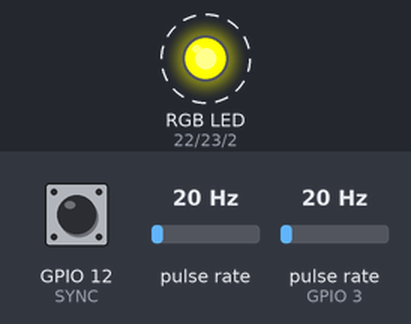
This sketch was run on a simulated ESP32. Shown: an RGB LED mixed from three pins (HIGH = lit). Wiring (inferred from the names in the program): 2 × pulse sensor: data GPIO 0 / data GPIO 3. Dashed ring = blinking. Inputs (shaded band) come from the test bench; at power-on: GPIO 12 (SYNC) HIGH, pulse rate 20 Hz, pulse rate (sensor on GPIO 3) 20 Hz. Nothing arrives over Bluetooth unless stated; a phone connects over Bluetooth LE 3 s after start; what the sketch prints to the serial monitor is not drawn.

Above: at 0.5 s.
Timing chart, 0 to 4.6 s (numbered marks = the images above):
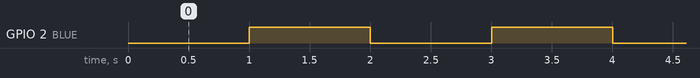

The sketch:

esp32_csc_bike.ino
```cpp
// (licence header left out)
#include <ArduinoBLE.h>
#include "esp_mac.h"// For esp_read_mac

#define FAKE_DATA 1

#define BRAKE_SIZE 502     // 160 * 3.14 = 502.4 ,  700c * 3.14 = 2198
double WHEEL_SIZE = 2100; // Circumference of the wheel, to be defined by the rider

//#define DEVICE_NAME_LONG "Arduino CSC Bike Trainer"
//#define DEVICE_NAME_SHORT "peter-CSC"

unsigned long syncTime;

#ifdef FAKE_DATA
unsigned long fake_duration = 1000;  // 1000ms
int increase = 50;
#endif
/**
 * Cycling Speed and Cadence service, uuid 0x1816 or 00001816-0000-1000-8000-00805F9B34FB
 *
 */
BLEService cyclingSpeedAndCadenceService("1816"); // CSC

// Service characteristics exposed by CSC
BLECharacteristic cscMeasurementCharacteristic("2A5B", BLENotify, 11);                                // CSC Measurement, mandatory, notify
BLECharacteristic cscFeatureCharacteristic("2A5C", BLERead, 2);                                       // CSC Feature, mandatory, read
// BLECharacteristic sensorLocation("2A5D", BLERead, 1);                                              // CSC Sensor Location, conditional, read
// BLECharacteristic scControlPoint("2A55", BLEWrite | BLEIndicate, 30);                              // CSC Control Point, conditional, write & indicate, 30 bytes chosen randomly


// Buffers used to write to the characteristics and initial values
unsigned char cscmBuffer[11] = {0,0,0,0,0,0,0,0,0,0,0};
unsigned char cscfBuffer[2] = {0b00000011, 0};                                                              // Features: 0 (Wheel revolution data), 1 (Crank revolution data)

/**
 * The client device
 */
BLEDevice central;

/**
 * Variables for the handling of writing statuses over BLE
 */
#define RED 22
#define GREEN 23
#define BLUE 2  // for doit evb
int ble_connected = LOW;
const short NOTIFICATION_INTERVAL = 1000;
long previous_notification = 0;

/**
 * Speed and Cadence sensors
 */
#define SPEED   0
#define CADENCE 3
#define SYNC    12

volatile unsigned long speed_counter = 0;               // The incrementing counter of speed pulses from the brake
volatile unsigned long speed_timer = 0;                 // The last speed interrupt time
unsigned long speed_counter_csc =0;                     // The previous amount of speed pulses written to CSC measurement
unsigned long speed_timer_csc = 0;                      // The previous time written to csc
double instantaneous_speed = 0;                         // Global variable to hold the calculated speed

volatile unsigned long cadence_counter = 0;             // The incrementing counter of cranck revolutions
volatile unsigned long cadence_timer = 0;
unsigned long cadence_counter_csc = 0;
unsigned long cadence_timer_csc = 0;
unsigned int instantaneous_cadence = 0;

// General variables
long current_millis;

void writeStatus(int red, int green, int blue) {
#if CONFIG_IDF_TARGET_ESP32S3
  rgbLedWrite(RGB_BUILTIN, red ? RGB_BRIGHTNESS : 0, green ? RGB_BRIGHTNESS : 0, blue ? RGB_BRIGHTNESS : 0);
#else
  analogWrite(RED, red ? 512 : 0);
  analogWrite(GREEN, green ? 512 : 0);
  analogWrite(BLUE, blue ? 512 : 0);
#endif
}

void setup() {
  Serial.begin(115200);

  pinMode(RED, OUTPUT);
  pinMode(GREEN, OUTPUT);
  pinMode(BLUE, OUTPUT);
  writeStatus(1, 1, 0);

  pinMode(SYNC, INPUT_PULLUP);
  attachInterrupt(digitalPinToInterrupt(SYNC), syncSignal, RISING);

  if (!BLE.begin()) { // Error starting the bluetooth module
    while (1) {
      writeStatus(0, 1, 1);
      delay(250);
      writeStatus(1, 1, 1);
      delay(250);
    }
  }

  uint8_t mac[6];
  esp_read_mac(mac, ESP_MAC_BT); // Read the Bluetooth MAC address

  char deviceName[30];
  sprintf(deviceName, "CSC_%02X%02X%02X", mac[3], mac[4], mac[5]);

  BLE.setDeviceName(deviceName);
  BLE.setLocalName(deviceName);   // for advertising
  BLE.setAdvertisedService(cyclingSpeedAndCadenceService);
  cyclingSpeedAndCadenceService.addCharacteristic(cscMeasurementCharacteristic);
  cyclingSpeedAndCadenceService.addCharacteristic(cscFeatureCharacteristic);
  BLE.addService(cyclingSpeedAndCadenceService);

  // Write values to the characteristics that can be read
  cscFeatureCharacteristic.writeValue(cscfBuffer, 2);

  // start advertising
  BLE.advertise();
  BLE.setEventHandler(BLEConnected, blePeripheralConnectHandler);
  BLE.setEventHandler(BLEDisconnected, blePeripheralDisconnectHandler);

  Serial.println("BLE init ok");

  // Speed and Cadence handling
  pinMode(SPEED, INPUT_PULLUP);
  pinMode(CADENCE, INPUT_PULLUP);
  attachInterrupt(digitalPinToInterrupt(SPEED), speedPulseInterrupt, FALLING);
  attachInterrupt(digitalPinToInterrupt(CADENCE), cadencePulseInterrupt, RISING);
}

void loop() {

#ifdef FAKE_DATA
  static unsigned long tick;
  static unsigned long led_tick;
  static bool toggle;

  // refresh every 1sec
  if (millis() - led_tick > 1000) {
    led_tick = millis();
    if (ble_connected == LOW) {
      writeStatus(1, 1, toggle ? 0 : 1);
    }

    toggle = !toggle;
  }

  if (millis() - tick >= fake_duration) {
    tick = millis();

    // cadencePulseInterrupt
    cadence_counter++;
    cadence_timer = millis();

    speed_counter += 10;
    speed_timer = millis();

    fake_duration += increase;
    if (fake_duration >= 1100)
      increase = -50;
    else if (fake_duration <= 700)
      increase = 50;
  }
#endif

  BLE.poll();

  central = BLE.central();
  if (central && central.connected()) {
    current_millis = millis();
    if (current_millis > previous_notification + NOTIFICATION_INTERVAL) { // A new notification should be done after the given period (1 second)
      writeCscMeasurement();
      previous_notification = current_millis;
    }
  }
}

/**
 * Writes the CSC Measurement characteristic. The speed information must be given in cumulative wheel revolutions.
 * The trainer value speed_counter is the cumulative brake revolutions (4 pulses per revolution).
 * The wheel revs = speed_counter2 = speed_counter X brake_size/wheel_size
 * Times must be given 1/1024 of a second
 *
 * @return void
 */
void writeCscMeasurement() {
  cscmBuffer[0] = 0b00000011; // b0: Wheel revolution data present, b1: Cranck revolution data present

  unsigned long speed_counter2 = speed_counter * ( BRAKE_SIZE / WHEEL_SIZE);
  cscmBuffer[1] = speed_counter2 & 0xFF; // Cumulative wheel revolution
  cscmBuffer[2] = (speed_counter2 >> 8) & 0xFF;
  cscmBuffer[3] = (speed_counter2 >> 16) & 0xFF;
  cscmBuffer[4] = (speed_counter2 >> 32) & 0xFF;
  unsigned long speed_timer_1024 = speed_timer * 1000 / 1024;
  cscmBuffer[5] = speed_timer_1024 & 0xFF; // Last wheel event time
  cscmBuffer[6] = (speed_timer_1024 >> 8) & 0xFF;
  cscmBuffer[7] = cadence_counter & 0xFF; // Cumulative cranck revolution
  cscmBuffer[8] = (cadence_counter >> 8) & 0xFF;
  unsigned long cadence_timer_1024 = cadence_timer * 1000 / 1024;
  cscmBuffer[9] = cadence_timer_1024 & 0xFF; // Last cranck event time
  cscmBuffer[10] = (cadence_timer_1024 >> 8) & 0xFF;

  cscMeasurementCharacteristic.writeValue(cscmBuffer, 11);

  // CSC was written, so update the values
  speed_counter_csc = speed_counter;
  speed_timer_csc = speed_timer;
  cadence_counter_csc = cadence_counter;
  cadence_timer_csc = cadence_timer;
}

/*
 * BLE device connected and disconnected handlers
 */

/**
 * Lights the internal RGB LED to green on connection
 *
 * @return void
 */
void blePeripheralConnectHandler(BLEDevice central) {
  ble_connected = HIGH;
  writeStatus(1, 0, 1);

  Serial.println("BLE connect");
}

/*
 * Lights the internal RGB LED to blue on disconnection
 *
 * @return void
 */
void blePeripheralDisconnectHandler(BLEDevice central) {
  ble_connected = LOW;
  writeStatus(1, 1, 0);

  Serial.println("BLE disconnect");
}

void speedPulseInterrupt() {
  speed_counter++;
  speed_timer = millis();
}

void cadencePulseInterrupt() {
  cadence_counter++;
  cadence_timer = millis();
}

/**
 * Handles the synchronization signal:
 *   - sets the time in microseconds of the signal for the timing of the pwm
 *   - indicates that the signal can be generated if needed
 */
void syncSignal() {
  syncTime = micros();
}
```

Measured:
- by itself, GPIO 2 (BLUE): alternates HIGH for 1.0 s and LOW for 1.0 s
